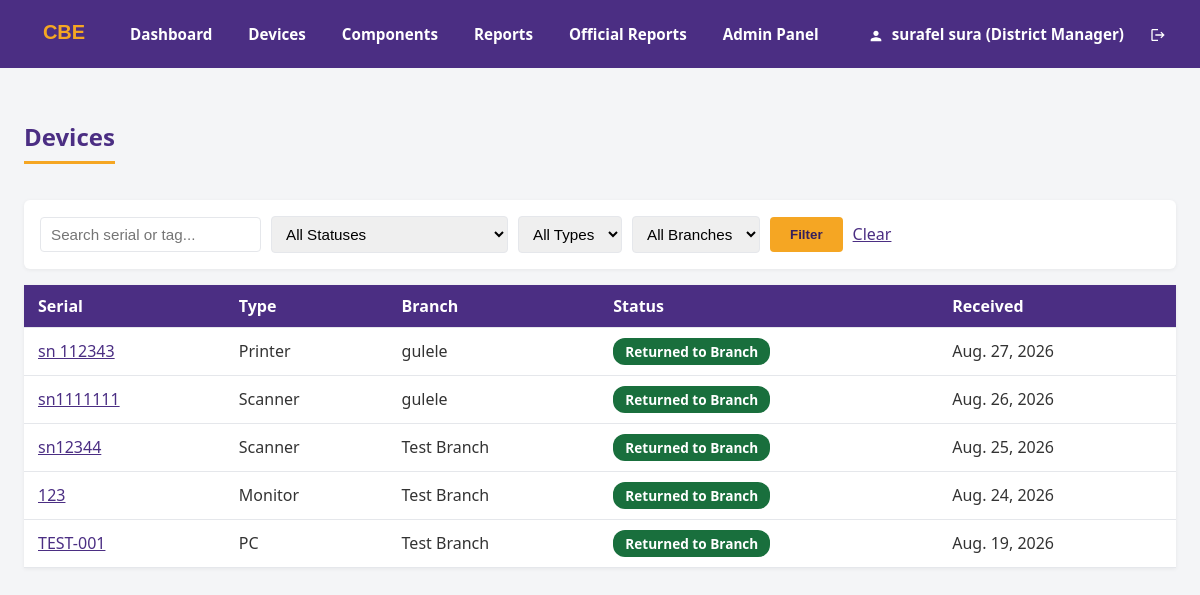
Before: /devices/ (signed in) with the older database file.
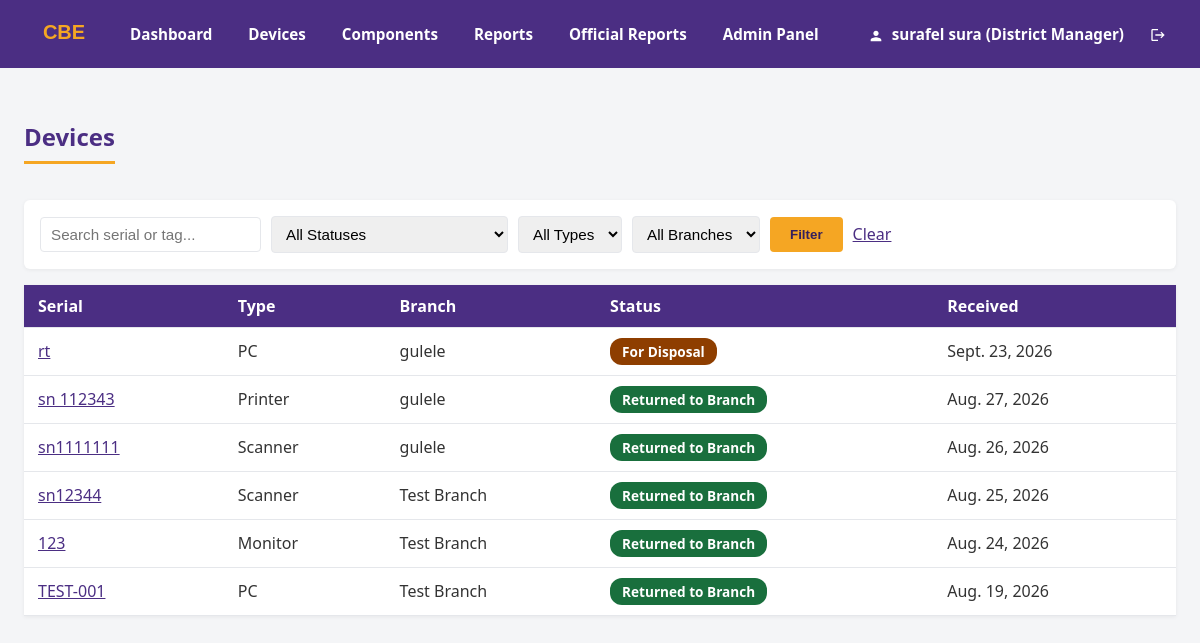
After: the same page with the newer database file.
### inventory/models.py (models this page shows, shortened)
class Device(models.Model):
    class DeviceType(models.TextChoices):
        PC = "PC", "PC"
        MONITOR = "MONITOR", "Monitor"
        SCANNER = "SCANNER", "Scanner"
        PRINTER = "PRINTER", "Printer"
        OTHER = "OTHER", "Other"
    class Status(models.TextChoices):
        RECEIVED = "RECEIVED", "Received"
        DIAGNOSED_FUNCTIONAL = "DIAGNOSED_FUNCTIONAL", "Diagnosed — Functional"
        DIAGNOSED_NOT_FUNCTIONAL = "DIAGNOSED_NOT_FUNCTIONAL", "Diagnosed — Not Functional"
        REPAIRED = "REPAIRED", "Repaired"
        RETURNED_TO_BRANCH = "RETURNED_TO_BRANCH", "Returned to Branch"
        FOR_DISPOSAL = "FOR_DISPOSAL", "For Disposal"
        DISPOSED = "DISPOSED", "Disposed"
    serial_number = models.CharField(max_length=100, unique=True)
    tag_number = models.CharField(max_length=100, blank=True)
    device_type = models.CharField(max_length=20, choices=DeviceType.choices)
    model = models.CharField(max_length=100, blank=True)
    status = models.CharField(max_length=30, choices=Status.choices, default=Status.RECEIVED)
    condition_notes = models.TextField(blank=True)
    date_received = models.DateField(auto_now_add=True)
    branch = models.ForeignKey(Branch, on_delete=models.PROTECT, related_name="devices")
    assigned_to = models.ForeignKey(Employee, on_delete=models.SET_NULL, null=True, blank=True, related_name="assigned_devices")
    logged_by = models.ForeignKey(settings.AUTH_USER_MODEL, on_delete=models.PROTECT, related_name="logged_devices")
    history = HistoricalRecords()

### branches/models.py (models this page shows, shortened)
class Branch(models.Model):
    class Grade(models.TextChoices):
        GRADE_1 = "I", "Grade I"
        GRADE_2 = "II", "Grade II"
        GRADE_3 = "III", "Grade III"
        GRADE_4 = "IV", "Grade IV"
        SPECIAL = "SPECIAL", "Special"
    name = models.CharField(max_length=255, unique=True)
    grade = models.CharField(max_length=10, choices=Grade.choices)
    employee_count = models.PositiveIntegerField()
    history = HistoricalRecords()
    class Meta:
        verbose_name_plural = "Branches"

### inventory/views.py (the view)
# urls.py: path("", views.device_list, name="device_list"),
@login_required
def device_list(request):
    devices = Device.objects.select_related("branch").order_by("-date_received")
    query = request.GET.get("q", "").strip()
    status = request.GET.get("status", "")
    device_type = request.GET.get("device_type", "")
    branch_id = request.GET.get("branch", "")
    if query:
        devices = devices.filter(
            Q(serial_number__icontains=query) | Q(tag_number__icontains=query)
        )
    if status:
        if "," in status:
            devices = devices.filter(status__in=status.split(","))
        else:
            devices = devices.filter(status=status)
    if device_type:
        devices = devices.filter(device_type=device_type)
    if branch_id:
        devices = devices.filter(branch_id=branch_id)
    context = {
        "devices": devices,
        "query": query,
        "selected_status": status,
        "selected_device_type": device_type,
        "selected_branch": branch_id,
        "status_choices": Device.Status.choices,
        "device_type_choices": Device.DeviceType.choices,
        "branches": Branch.objects.all(),
    }
    return render(request, "inventory/device_list.html", context)

### inventory/templates/inventory/device_list.html (shortened to what this page needs)
{% extends "base.html" %}
{% block content %}
<h2>Devices</h2>
<form method="get" class="filter-form">
    <input type="text" name="q" placeholder="Search serial or tag..." value="{{ query }}" aria-label="Search by serial or tag number">
    <select name="status" aria-label="Filter by Status">
        <option value="">All Statuses</option>
    </select>
    <select name="device_type" aria-label="Filter by Device Type">
        <option value="">All Types</option>
    </select>
    <select name="branch" aria-label="Filter by Branch">
        <option value="">All Branches</option>
    </select>
    <button type="submit">Filter</button>
    <a href="{% url 'device_list' %}">Clear</a>
</form>
<table>
    <tr>
        <th>Serial</th><th>Type</th><th>Branch</th><th>Status</th><th>Received</th>
    </tr>
    {% for device in devices %}
    <tr>
        <td><a href="{% url 'device_detail' device.pk %}">{{ device.serial_number }}</a></td>
        <td>{{ device.get_device_type_display }}</td>
        <td>{{ device.branch.name }}</td>
        <td><span class="status-badge status-{{ device.status|lower }}">{{ device.get_status_display }}</span></td>
        <td>{{ device.date_received }}</td>
    </tr>
    {% empty %}
    <tr><td colspan="5">No devices match your filters.</td></tr>
    {% endfor %}
</table>
{% endblock %}

Changed rows visible on the page:
added Device: serial_number "rt", device_type "PC", branch.name "gulele", status "For Disposal", date_received "Sept. 23, 2026"
